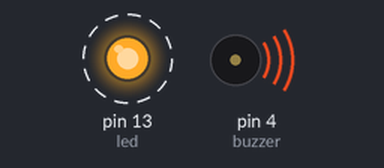
Bench run of a sketch on a simulated Arduino Uno, built with avr-gcc and run on an emulated ATmega328P. Shown: output pins drawn as LEDs (lit = HIGH), buzzer (waves = sounding). Dashed ring = blinking.

Above: at 0.2 s.
Timing chart, 0 to 3.0 s (numbered marks = the images above):
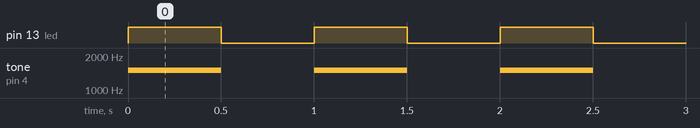

The sketch:

R10_E02.2.ino
```cpp
int buzzer = 4;
int led = 13;

void setup() {
  // put your setup code here, to run once:
  pinMode(buzzer, OUTPUT);
  pinMode(led,OUTPUT);

}

void loop() {
  // put your main code here, to run repeatedly:
  //Ligando o buzzer com uma frequência de 1500 Hz.
  tone (buzzer, 1500);
  digitalWrite(led, 1);
  delay(500);

  //Desligando o buzzer.
  noTone(buzzer);
  digitalWrite(led, 0);
  delay(500);
}
```

Measured:
- by itself, pin 13 (led): alternates HIGH for 0.50 s and LOW for 0.50 s
- by itself, tone on pin 4 (buzzer): alternates 1500 Hz for 0.50 s and silent for 0.50 s
